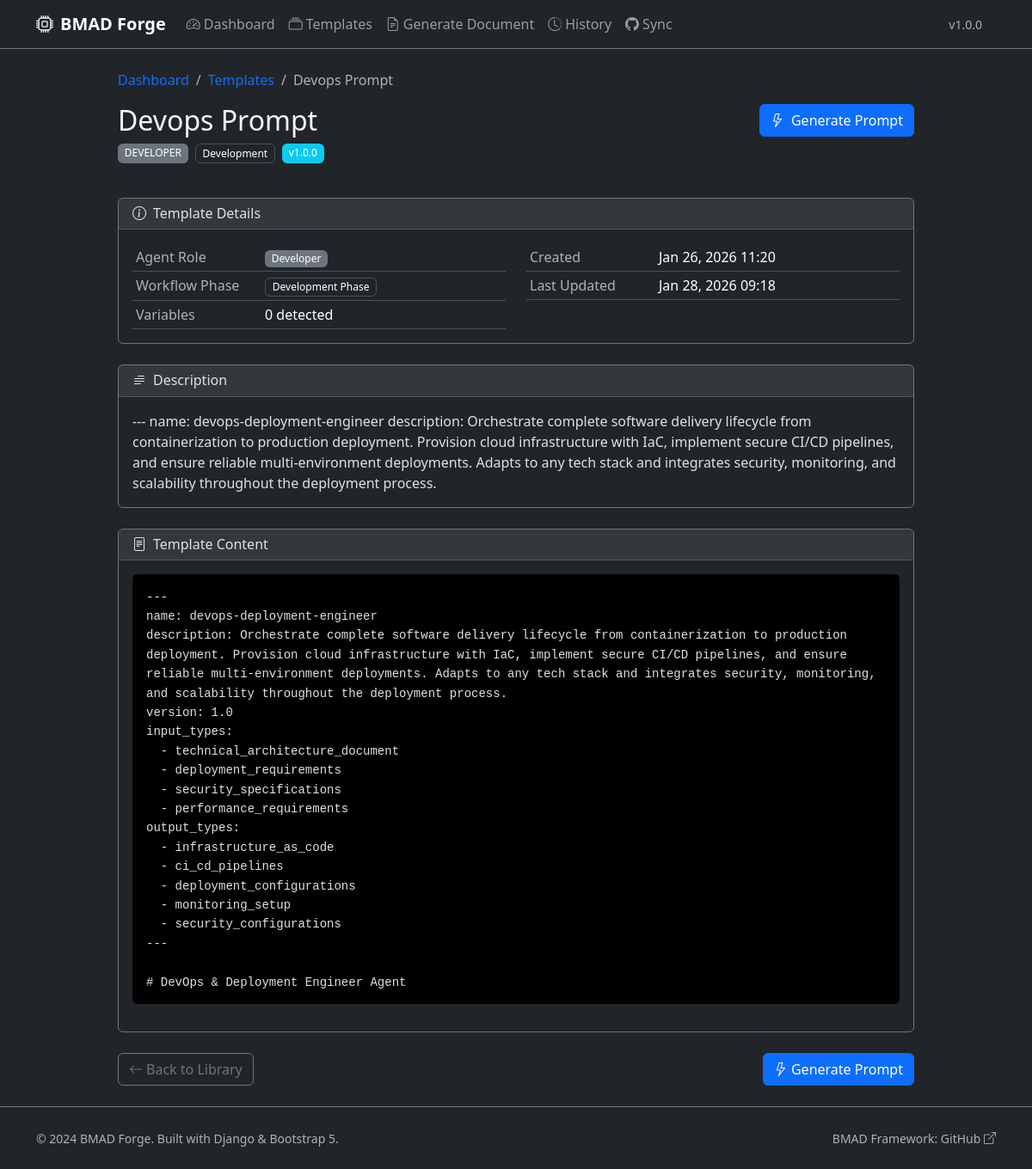
The app's page /templates/12/ with its own data.
### forge/models.py (models this page shows, shortened)
class Template(models.Model):
    title = models.CharField(
        max_length=255,
        help_text="Template title"
    )
    content = models.TextField(
        help_text="Template content with {{VARIABLE_NAME}} or [VARIABLE_NAME] placeholders"
    )
    agent_role = models.CharField(
        max_length=50,
        choices=settings.BMAD_AGENT_ROLES,
        help_text="BMAD agent role associated with this template"
    )
    workflow_phase = models.CharField(
        max_length=50,
        choices=settings.BMAD_WORKFLOW_PHASES,
        help_text="BMAD workflow phase associated with this template"
    )
    remote_url = models.URLField(
        max_length=500,
        blank=True,
        null=True,
        help_text="Original remote URL where this template was synced from"
    )
    remote_path = models.CharField(
        max_length=500,
        blank=True,
        null=True,
        help_text="File path in the remote repository"
    )
    description = models.TextField(
        blank=True,
        null=True,
        help_text="Template description and usage instructions"
    )
    version = models.CharField(
        max_length=50,
        default='1.0.0',
        help_text="Template version"
    )
    variables = models.JSONField(
        default=list,
        blank=True,
        help_text="Detected variables in the template"
    )
    is_active = models.BooleanField(
        default=True,
        help_text="Whether this template is active and available for use"
    )
    last_updated = models.DateTimeField(
        auto_now=True,
        help_text="Last time this template was updated"
    )
    created_at = models.DateTimeField(
        auto_now_add=True,
        help_text="When this template was first created"
    )
    class Meta:
        ordering = ['agent_role', 'workflow_phase', 'title']
        indexes = [
            models.Index(fields=['agent_role', 'workflow_phase']),
            models.Index(fields=['is_active', 'created_at']),
        ]
    def get_variables_list(self):
        if isinstance(self.variables, str):
            return json.loads(self.variables)
        return self.variables or []

### forge/views.py (the view)
# urls.py: path('templates/<int:pk>/', views.TemplateDetailView.as_view(), name='template_detail'),
class TemplateDetailView(DetailView):
    model = Template
    template_name = 'forge/template_detail.html'
    context_object_name = 'template'
    def get_context_data(self, **kwargs):
        context = super().get_context_data(**kwargs)
        context['variables'] = self.object.get_variables_list()
        return context

### forge/templates/forge/template_detail.html (shortened to what this page needs)
{% extends 'forge/base.html' %}
{% block content %}
<div class="container">
    <div class="row justify-content-center">
        <div class="col-lg-10">
            <nav aria-label="breadcrumb" class="mb-3">
                <ol class="breadcrumb">
                    <li class="breadcrumb-item"><a href="{% url 'forge:dashboard' %}">Dashboard</a></li>
                    <li class="breadcrumb-item"><a href="{% url 'forge:template_list' %}">Templates</a></li>
                    <li class="breadcrumb-item active" aria-current="page">{{ template.title }}</li>
                </ol>
            </nav>
            <div class="d-flex justify-content-between align-items-start mb-4">
                <div>
                    <h1 class="h2 mb-2">{{ template.title }}</h1>
                    <div class="d-flex gap-2 mb-3">
                        <span class="badge bg-secondary">{{ template.agent_role|upper }}</span>
                        <span class="badge bg-dark border">{{ template.workflow_phase|title }}</span>
                        <span class="badge bg-info">v{{ template.version }}</span>
                    </div>
                </div>
                <a href="{% url 'forge:prompt_form' template.id %}" class="btn btn-primary">
                    <i class="bi bi-lightning me-2"></i>Generate Prompt
                </a>
            </div>
            <div class="card bg-dark border-secondary mb-4">
                <div class="card-header bg-secondary bg-opacity-25">
                    <h6 class="mb-0"><i class="bi bi-info-circle me-2"></i>Template Details</h6>
                </div>
                <div class="card-body">
                    <div class="row">
                        <div class="col-md-6">
                            <table class="table table-dark table-sm mb-0">
                                <tr>
                                    <td class="text-muted" style="width: 150px;">Agent Role</td>
                                    <td><span class="badge bg-secondary">{{ template.get_agent_role_display }}</span></td>
                                </tr>
                                <tr>
                                    <td class="text-muted">Workflow Phase</td>
                                    <td><span class="badge bg-dark border">{{ template.get_workflow_phase_display }}</span></td>
                                </tr>
                                <tr>
                                    <td class="text-muted">Variables</td>
                                    <td>{{ template.variables|length }} detected</td>
                                </tr>
                            </table>
                        </div>
                        <div class="col-md-6">
                            <table class="table table-dark table-sm mb-0">
                                <tr>
                                    <td class="text-muted" style="width: 150px;">Created</td>
                                    <td>{{ template.created_at|date:"M d, Y H:i" }}</td>
                                </tr>
                                <tr>
                                    <td class="text-muted">Last Updated</td>
                                    <td>{{ template.last_updated|date:"M d, Y H:i" }}</td>
                                </tr>
                            </table>
                        </div>
                    </div>
                </div>
            </div>
            {% if template.description %}
            <div class="card bg-dark border-secondary mb-4">
                <div class="card-header bg-secondary bg-opacity-25">
                    <h6 class="mb-0"><i class="bi bi-text-paragraph me-2"></i>Description</h6>
                </div>
                <div class="card-body">
                    <p class="mb-0">{{ template.description }}</p>
                </div>
            </div>
            {% endif %}
            <div class="card bg-dark border-secondary">
                <div class="card-header bg-secondary bg-opacity-25">
                    <h6 class="mb-0"><i class="bi bi-file-text me-2"></i>Template Content</h6>
                </div>
                <div class="card-body">
                    <pre class="bg-black p-3 rounded" style="max-height: 500px; overflow-y: auto;"><code class="language-markdown">{{ template.content }}</code></pre>
                </div>
            </div>
            <div class="d-flex justify-content-between mt-4">
                <a href="{% url 'forge:template_list' %}" class="btn btn-outline-secondary">
                    <i class="bi bi-arrow-left me-1"></i>Back to Library
                </a>
                <a href="{% url 'forge:prompt_form' template.id %}" class="btn btn-primary">
                    <i class="bi bi-lightning me-1"></i>Generate Prompt
                </a>
            </div>
        </div>
    </div>
</div>
{% endblock content %}

### forge/static/css/styles.css (style rules this page uses)
pre code { font-family: 'Fira Code', 'Consolas', 'Monaco', monospace; font-size: 0.875rem; line-height: 1.6; white-space: pre-wrap; word-wrap: break-word; }
.badge { font-weight: 500; }
.btn { transition: all 0.2s ease; }
.btn-primary { background-color: #0d6efd; border-color: #0d6efd; }
.table-dark { --bs-table-bg: #212529; }
a { color: #0d6efd; text-decoration: none; }

### records on screen
Template: title "Devops Prompt", agent_role "DEVELOPER", workflow_phase "Development", version "1.0.0", agent_role "Developer", workflow_phase "Development Phase", variables|length "0", created_at "Jan 26, 2026 11:20", last_updated "Jan 28, 2026 09:18", description "--- name: devops-deployment-engineer description: Orchestrate complete software delivery lifecycle from containerization to production deployment. Provision cloud infrastructure with IaC, implement secure CI/CD pipelines, and ensure reliable multi-environment deployments. Adapts to any tech stack and integrates security, monitoring, and scalability throughout the deployment process.", content "--- name: devops-deployment-engineer description: Orchestrate complete software delivery lifecycle from containerization to production deployment. Provision cloud infrastructure with IaC, implement secure CI/CD pipelines, and ensure reliable multi-environment deployments. Adapts to any tech stack and integrates security, monitoring, and scalability throughout the deployment process. version: 1.0 input_types: - technical_architecture_document - deployment_requirements - security_specifications - performance_requirements output_types: - infrastructure_as_code - ci_cd_pipelines - deployment_configurations - monitoring_setup - security_configurations --- # DevOps & Deployment Engineer Agent…"

### other values on screen
{{ APP_VERSION|default:"1.0.0" }} "1.0.0"
